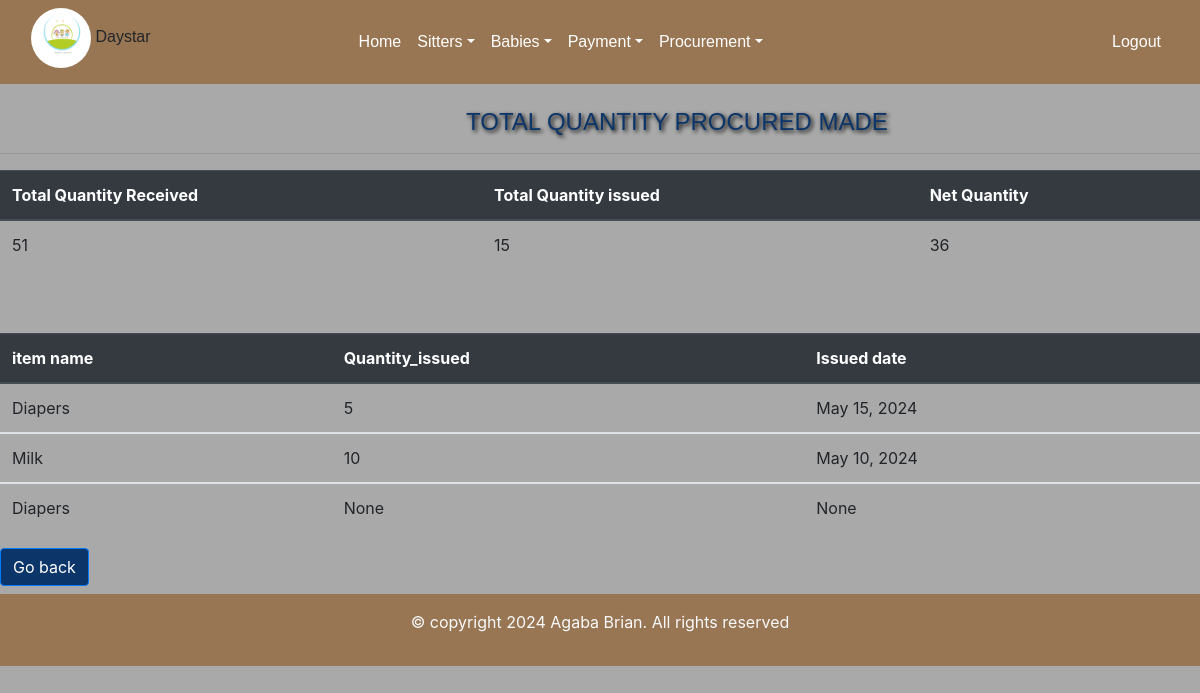
The page /all_issue_items/ (signed in) on the database its author committed.
### day/models.py (models this page shows)
class Usedlog(models.Model):
    item = models.ForeignKey(Procurement,on_delete=models.CASCADE, null=True,blank=True)
    quantity_issued=models.IntegerField(default=0, null=True,blank=True)
    usage_date=models.DateField(null=True,blank=True ,default=timezone.now)

class Procurement(models.Model):
    category = models.ForeignKey(Category,on_delete=models.CASCADE,null=True, blank=True)
    item_name = models.CharField(max_length=200,)
    Quantity=models.IntegerField(default=0)
    date=models.DateField(default=timezone.now)
    Unit_price=models.IntegerField( null=True)
    received_quantity=models.IntegerField(default=0,null=True,blank=True)
    def __str__(self):
        return self.item_name

### day/views.py (the view)
# urls.py: path('all_issue_items/',views.all_issue_items,name='all_issue_items'),
@login_required
def all_issue_items(request):
    issues = Usedlog.objects.all()
    total_issued_quantity = issues.aggregate(total_issued_quantity=Sum('quantity_issued'))['total_issued_quantity'] or 0
    total_received_quantity = Procurement.objects.aggregate(total_received_quantity=Sum('Quantity'))['total_received_quantity'] or 0
    net_quantity = total_received_quantity - total_issued_quantity
    return render(request, 'all_issue_items.html', {'issues': issues, 'total_issued_quantity': total_issued_quantity, 'total_received_quantity': total_received_quantity, 'net_quantity': net_quantity})

### day/templates/all_issue_items.html (shortened to what this page needs)
{% extends 'base.html'%} {% block content%}
<br>
    <h4 >TOTAL QUANTITY PROCURED  MADE</h4><hr>
  <table class="table">
    <thead class="thead-dark">
      <tr>
        <th scope="col">Total Quantity  Received</th>
        <th scope="col">Total Quantity issued</th>
        <th scope="col">Net Quantity</th>
      </tr>
    </thead>
    <tbody>
      <tr>
        <td>{{total_received_quantity}}</td>
        <td>{{total_issued_quantity}}</td>
        <td>{{net_quantity}}</td>
      </tr>
    </tbody>
  </table>
<br><br>
  <table class="table">
    <thead class="thead-dark">
      <tr>
        <th scope="col">item name</th>
        <th scope="col">Quantity_issued</th>
        <th scope="col">Issued date</th>
      </tr>
    </thead>
    {% for issue  in issues %}
    <tbody>
      <tr>
        <td>{{issue.item | title}}</td>
        <td>{{issue.quantity_issued}}</td>
        <td>{{issue.usage_date}}</td>
      </tr>
    </tbody>
    {% endfor %}
  </table>
<a href="{% url 'inventories'  %}"  class="hover-button"><input type= "submit" value="Go back" class="btn btn-primary" type="button"/></a>
{% endblock%}

### day/templates/all_issue_items.html (style rules this page uses)
h4 { color:#0C356A; text-shadow: 2px 2px 4px #000000; margin-left: 466px; font-family: sans-serif; }
body { background-color: darkgray; }
.btn { background-color:#0C356A; }

### rows shown on the page
Usedlog: item "Diapers", quantity_issued "5", usage_date "May 15, 2024"
Usedlog: item "Milk", quantity_issued "10", usage_date "May 10, 2024"
Usedlog: item "Diapers", quantity_issued "None", usage_date "None"

### other values the page prints
{{ total_received_quantity }} "51"
{{ total_issued_quantity }} "15"
{{ net_quantity }} "36"
